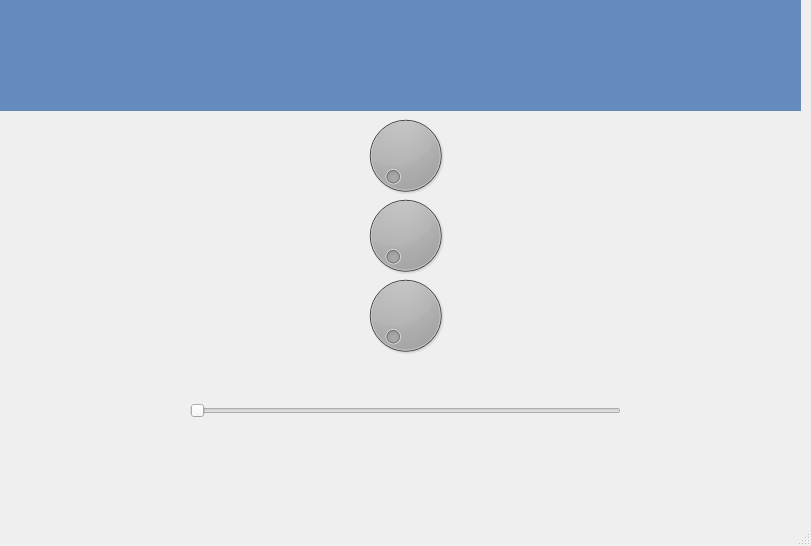
<?xml version="1.0" encoding="UTF-8"?>
<ui version="4.0">
 <class>MainWindow</class>
 <widget class="QMainWindow" name="MainWindow">
  <property name="geometry">
   <rect>
    <x>0</x>
    <y>0</y>
    <width>811</width>
    <height>546</height>
   </rect>
  </property>
  <property name="windowTitle">
   <string>MainWindow</string>
  </property>
  <widget class="QWidget" name="centralwidget">
   <widget class="QLabel" name="label_2">
    <property name="geometry">
     <rect>
      <x>0</x>
      <y>0</y>
      <width>801</width>
      <height>111</height>
     </rect>
    </property>
    <property name="styleSheet">
     <string notr="true">background-color: rgb(101, 139, 188);</string>
    </property>
    <property name="text">
     <string/>
    </property>
    <property name="pixmap">
     <pixmap>../PIP_Equipo4_Unidad1_Clase/imagenes/uat.png</pixmap>
    </property>
    <property name="scaledContents">
     <bool>true</bool>
    </property>
   </widget>
   <widget class="QSlider" name="horizontalSlider">
    <property name="geometry">
     <rect>
      <x>190</x>
      <y>340</y>
      <width>431</width>
      <height>141</height>
     </rect>
    </property>
    <property name="font">
     <font>
      <pointsize>72</pointsize>
      <weight>75</weight>
      <bold>true</bold>
     </font>
    </property>
    <property name="styleSheet">
     <string notr="true"/>
    </property>
    <property name="orientation">
     <enum>Qt::Horizontal</enum>
    </property>
   </widget>
   <widget class="QLabel" name="label">
    <property name="geometry">
     <rect>
      <x>320</x>
      <y>100</y>
      <width>171</width>
      <height>261</height>
     </rect>
    </property>
    <property name="text">
     <string/>
    </property>
    <property name="pixmap">
     <pixmap>imagenes/semaforo.png</pixmap>
    </property>
    <property name="scaledContents">
     <bool>true</bool>
    </property>
   </widget>
   <widget class="QLabel" name="label_3">
    <property name="geometry">
     <rect>
      <x>-10</x>
      <y>100</y>
      <width>821</width>
      <height>541</height>
     </rect>
    </property>
    <property name="text">
     <string/>
    </property>
    <property name="pixmap">
     <pixmap>imagenes/calle.jpg</pixmap>
    </property>
    <property name="scaledContents">
     <bool>true</bool>
    </property>
   </widget>
   <widget class="QDial" name="dial_r">
    <property name="geometry">
     <rect>
      <x>350</x>
      <y>110</y>
      <width>111</width>
      <height>91</height>
     </rect>
    </property>
    <property name="styleSheet">
     <string notr="true">background-color: rgb(0, 0, 0);</string>
    </property>
   </widget>
   <widget class="QDial" name="dial_a">
    <property name="geometry">
     <rect>
      <x>350</x>
      <y>190</y>
      <width>111</width>
      <height>91</height>
     </rect>
    </property>
    <property name="styleSheet">
     <string notr="true">background-color: rgb(0, 0, 0);</string>
    </property>
   </widget>
   <widget class="QDial" name="dial_v">
    <property name="geometry">
     <rect>
      <x>350</x>
      <y>270</y>
      <width>111</width>
      <height>91</height>
     </rect>
    </property>
    <property name="styleSheet">
     <string notr="true">background-color: rgb(0, 0, 0);</string>
    </property>
   </widget>
   <widget class="QLabel" name="label_4">
    <property name="geometry">
     <rect>
      <x>630</x>
      <y>340</y>
      <width>221</width>
      <height>181</height>
     </rect>
    </property>
    <property name="text">
     <string/>
    </property>
    <property name="pixmap">
     <pixmap>../PIP_Equipo4_Unidad1_Clase/imagenes/Equipo4.png</pixmap>
    </property>
    <property name="scaledContents">
     <bool>true</bool>
    </property>
   </widget>
   <zorder>label_3</zorder>
   <zorder>label_2</zorder>
   <zorder>horizontalSlider</zorder>
   <zorder>label</zorder>
   <zorder>dial_r</zorder>
   <zorder>dial_a</zorder>
   <zorder>dial_v</zorder>
   <zorder>label_4</zorder>
  </widget>
  <widget class="QMenuBar" name="menubar">
   <property name="geometry">
    <rect>
     <x>0</x>
     <y>0</y>
     <width>811</width>
     <height>26</height>
    </rect>
   </property>
  </widget>
  <widget class="QStatusBar" name="statusbar"/>
 </widget>
 <resources/>
 <connections/>
</ui>
